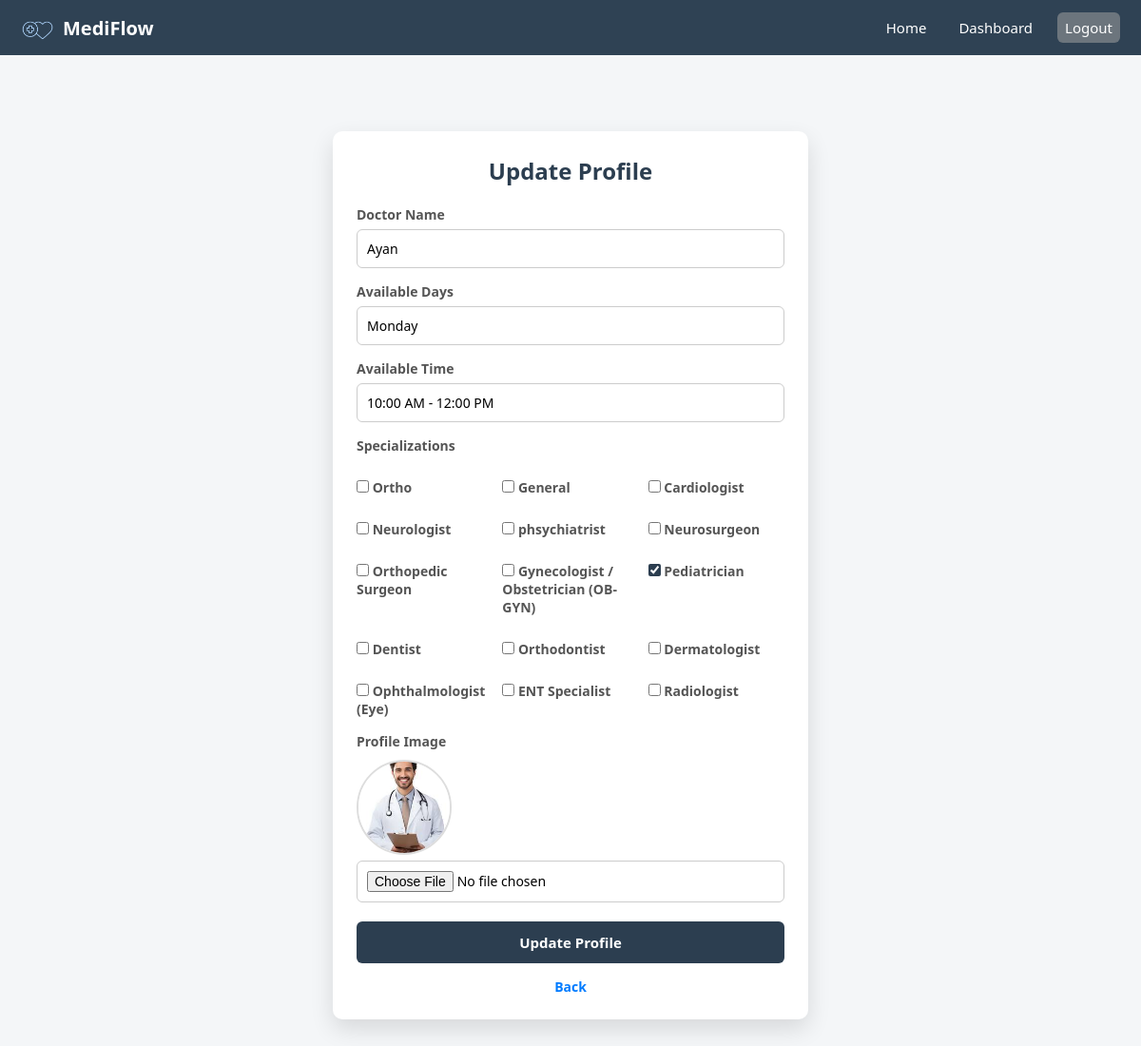
Page /doctor/profile/ (signed in) on the committed database.
### doctor/models.py (models this page shows, shortened)
class Doctor(models.Model):
    user = models.OneToOneField(User, on_delete=models.CASCADE,null=True,blank=True)
    name = models.CharField(max_length=100,null=True,blank=True)
    specializations = models.ManyToManyField(Specialization)
    image = models.ImageField(upload_to='doctors/', null=True, blank=True)
    available_days = models.CharField(max_length=100,blank=True, null=True)
    available_time = models.CharField(max_length=50,blank=True, null=True)
    is_active = models.BooleanField(default=True)
    experience = models.PositiveIntegerField(help_text="Years of experience", default=0,null=True,blank=True)
    hospital = models.CharField(max_length=150,null=True,blank=True)
    education = models.CharField(max_length=200,null=True,blank=True)

class Specialization(models.Model):
    name = models.CharField(max_length=100)

### doctor/views.py (the view, shortened to what this page needs)
# urls.py: path('profile/', views.update_profile, name='doctor_profile'),
@doctor_required
def update_profile(request):
    doctor = get_object_or_404(Doctor, user=request.user)
    specializations = Specialization.objects.all()
    return render(request, 'update_profile.html', {
        'doctor': doctor,
        'specializations': specializations
    })

### doctor/views.py (called while the page is built)
def doctor_required(view_func):
    @wraps(view_func)
    def wrapper(request, *args, **kwargs):
        if not request.user.is_authenticated:
            return redirect('doctor_login')
        return view_func(request, *args, **kwargs)
    return wrapper

### doctor/templates/update_profile.html (shortened to what this page needs)
{% extends 'base.html' %}
{% load static %}
    {% block css %}<link rel="stylesheet" href="{% static 'drprofile.css' %}">{% endblock %}
{% block content %}
<div class="profile-container">
    <h2>Update Profile</h2>
    <form method="post" enctype="multipart/form-data">
        <label>Doctor Name</label>
        <input type="text" name="name" value="{{ doctor.name }}" required>
        <label>Available Days</label>
        <input type="text" name="available_days"
               placeholder="e.g. Monday, Wednesday, Friday"
               value="{{ doctor.available_days }}" required>
        <label>Available Time</label>
        <input type="text" name="available_time"
               placeholder="e.g. 10:00 AM - 4:00 PM"
               value="{{ doctor.available_time }}" required>
        <label>Specializations</label>
        <div class="checkbox-group">
            {% for s in specializations %}
                <label class="checkbox-item">
                    <input type="checkbox" name="specializations"
                           value="{{ s.id }}"
                           {% if s in doctor.specializations.all %}checked{% endif %}>
                    {{ s.name }}
                </label>
            {% endfor %}
        </div>
        <label>Profile Image</label>
        {% if doctor.image %}
            <img src="{{ doctor.image.url }}" class="preview">
        {% endif %}
        <input type="file" name="image">
        <button type="submit">Update Profile</button>
        <a href="{% url 'doctordashboard' %}" class="back-btn">Back</a>
    </form>
</div>
{% endblock %}

### main/static/navbar.css (style rules this page uses)
html, body { margin: 0; padding: 0; overflow-x: hidden; }

### doctor/static/drprofile.css (style rules this page uses)
* { margin: 0; padding: 0; box-sizing: border-box; font-family: "Segoe UI", Arial, sans-serif; }
body { min-height: 100vh; background: #f4f6f8; align-items: center; }
.profile-container { margin: 80px auto; background: #ffffff; width: 100%; max-width: 500px; padding: 25px; border-radius: 10px; box-shadow: 0 10px 25px rgba(0, 0, 0, 0.12); }
.profile-container h2 { text-align: center; margin-bottom: 20px; color: #2c3e50; }
.profile-container label { display: block; margin-top: 15px; font-size: 14px; font-weight: 600; color: #555; }
.profile-container input[type="text"], .profile-container input[type="file"] { width: 100%; margin-top: 6px; padding: 10px; font-size: 14px; border: 1px solid #ccc; border-radius: 6px; }
.checkbox-group { display: grid; grid-template-columns: repeat(auto-fit, minmax(140px, 1fr)); gap: 10px; margin-top: 10px; }
.checkbox-item { display: flex; align-items: center; gap: 8px; font-size: 14px; color: #333; }
.checkbox-item input[type="checkbox"] { accent-color: #2c3e50; cursor: pointer; }
.preview { display: block; margin-top: 10px; width: 100px; height: 100px; object-fit: cover; border-radius: 50%; border: 2px solid #ddd; }
.profile-container button { width: 100%; margin-top: 20px; padding: 12px; background: #2c3e50; border: none; border-radius: 6px; color: #fff; font-size: 15px; font-weight: 600; cursor: pointer; }
.back-btn { display: block; text-align: center; margin-top: 15px; text-decoration: none; color: #007bff; font-size: 14px; font-weight: 600; }

### rows in the picture
Doctor: name "Ayan", available_days "Monday", available_time "10:00 AM - 12:00 PM", image (picture)
Specialization: name "Ortho"
Specialization: name "General"
Specialization: name "Cardiologist"
Specialization: name "Neurologist"
Specialization: name "phsychiatrist"
Specialization: name "Neurosurgeon"
Specialization: name "Orthopedic Surgeon"
Specialization: name "Gynecologist / Obstetrician (OB-GYN)"
Specialization: specializations "☑", name "Pediatrician"
Specialization: name "Dentist"
Specialization: name "Orthodontist"
Specialization: name "Dermatologist"
Specialization: name "Ophthalmologist (Eye)"
Specialization: name "ENT Specialist"
Specialization: name "Radiologist"
